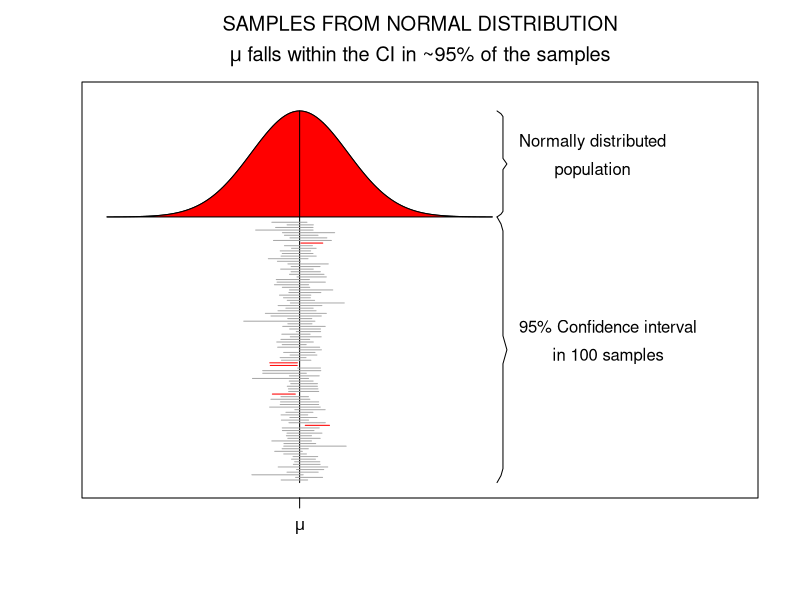
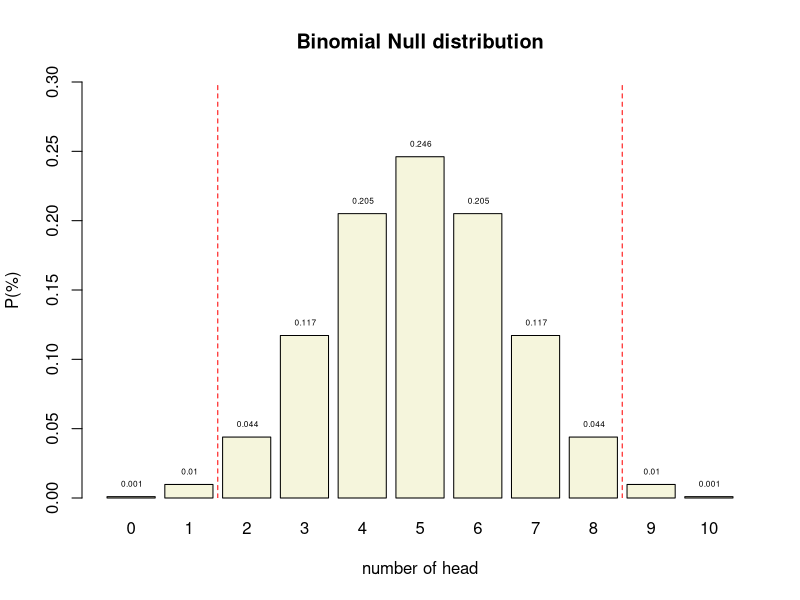
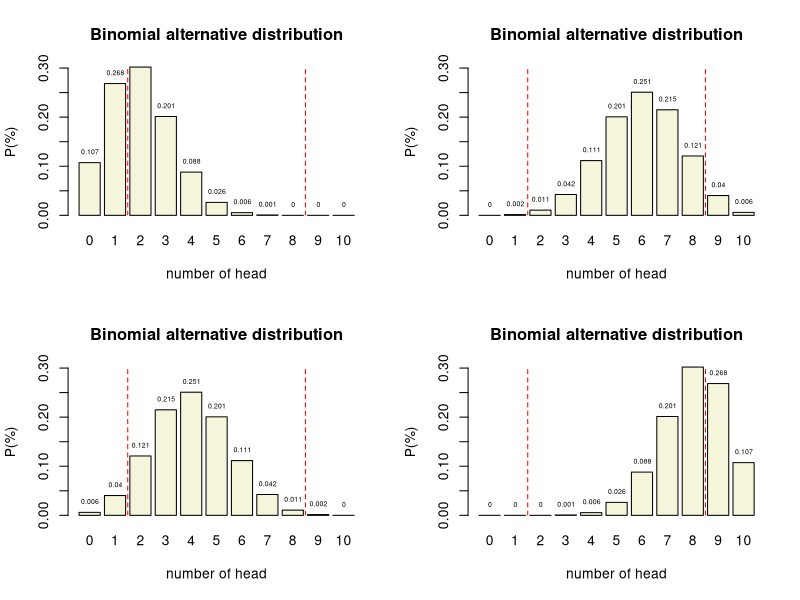
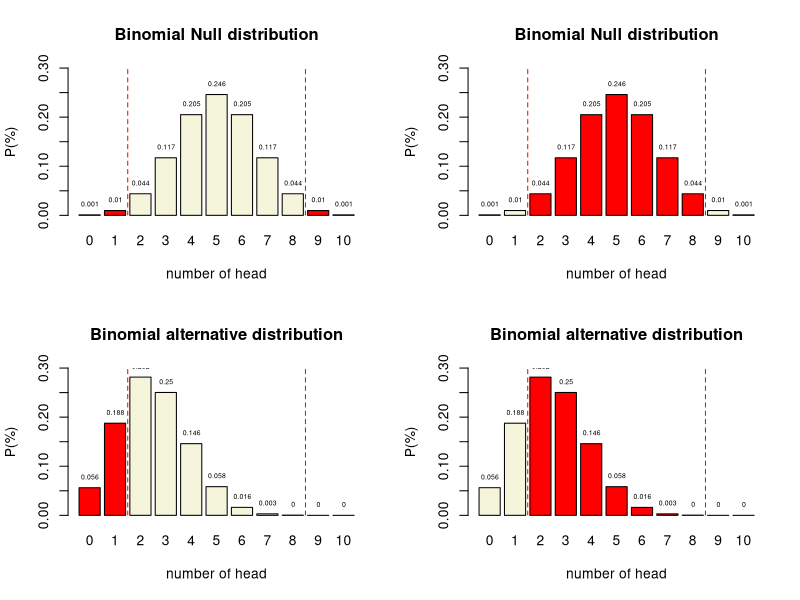
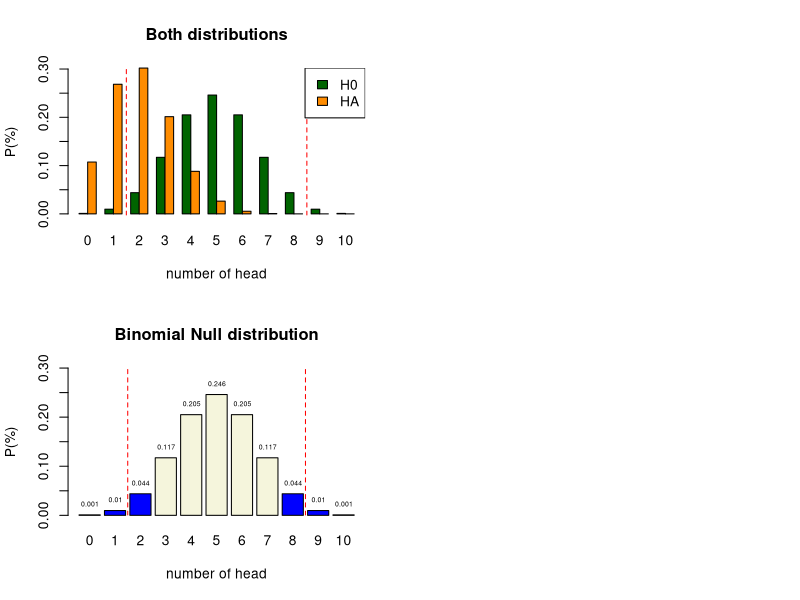
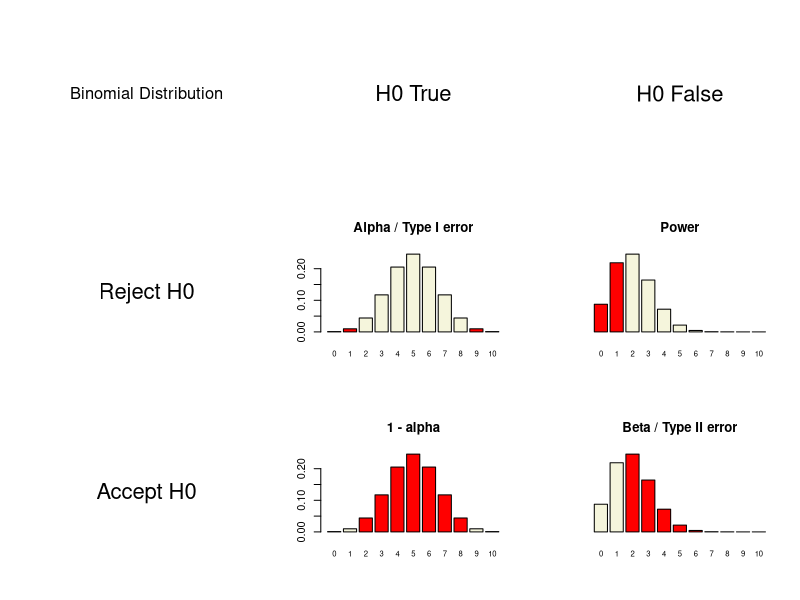

Reproduce these figures in R, in order.
## ---- chunk 1
set.seed(1548)

x  = seq(-4,4,.05) # sequence x values for normal distribution
hx = dnorm(x)      # calculate y values

title = expression(atop("SAMPLES FROM NORMAL DISTRIBUTION",paste(mu," falls within the CI in ~95% of the samples")))

plot(x,hx+1,type="l",ylim=c(0,1.45),xlim=c(-4,9), yaxt="n", xaxt="n",ylab="",xlab="",main=title, mai=c(3,1,2,1),mar=c(3,1,2,1))

# Add red area
polygon(c(x,rev(x)),c(rep(1,length(x)),hx+1),col="red",lty=1)

# Add mu line
lines(c(0,0),c(0,max(hx)+1))

# Add mu symbol to x axis
axis( 1,at=0,labels=expression(mu), cex=2 )

# Create curly braces for normal distribution 
ybracket = seq(1,max(hx)+1,length=39)
xbracket = rep(4.1,39)*c(c(1,1.02),rep(1.03,16),c(1.04,1.05,1.04),rep(1.03,16),c(1.02,1))

lines(xbracket,ybracket,col="black")

# Create curly braces for samples
ybracket = seq(0,1,length=39)
xbracket = rep(4.1,39)*c(c(1,1.02),rep(1.03,16),c(1.04,1.05,1.04),rep(1.03,16),c(1.02,1))

lines(xbracket,ybracket,col="black")

text = expression(atop("Normally distributed","population"))

text(4.1*1.06,1+(max(hx)/2), text,pos=4)

text = expression(atop("95% Confidence interval","in 100 samples","drawn from the","normal distribution"))

text(4.1*1.06,.5, text,pos=4)

# Add confidence intervals

mu  = 0
sig = 1

mu_in_ci = array() # create empty array

iterations = 100

for(i in 1:iterations) {
	
	n      = round(runif(1,10,60)) # use variable sample sizes between 10 and 60
	sample = rnorm(n,mu,sig)       # sample from normal distribution
	
	sample_mean = mean(sample)
	sample_sd   = sd(sample)
	sample_ci   = sample_sd/sqrt(n)

	sample_ci_upperbound = sample_mean + sample_ci * 1.96
	sample_ci_lowerbound = sample_mean - sample_ci * 1.96
	
	if(sample_ci_lowerbound < mu & sample_ci_upperbound > mu) {
		
		mu_in_ci[i] = 1	
		col = "darkgrey"	
		}
	else {
		mu_in_ci[i] = 0
		col = "red"
		}
    
    # plot CI lines
    lines(c(sample_ci_lowerbound,sample_ci_upperbound),rep((.98/iterations)*i,2),col=col)

	}
	
percentage = (1/iterations)*sum(mu_in_ci)
## ---- chunk 2
n = 10   # Sample size
k = 0:10 # Discrete probability space
p = .5   # Probability of head

munt = 0:1

# alle_mogelijkheden = expand.grid(munt,munt,munt,munt,munt,munt,munt,munt,munt,munt)
# 
# sommen = rowSums(alle_mogelijkheden)

# table(sommen)

permutations = factorial(n) / ( factorial(k) * factorial(n-k) )
# permutations

p_k  = p^k * (1-p)^(n-k)  # Probability of single event
p_kp = p_k * permutations # Probability of event times 
                          # the occurrence of that event
# sample = 90
# freq_munt = round(p_kp*sample)
# cbind(k,permutations,p_k,p_kp,freq_munt)

title = "Binomial Null distribution"

col=c(rep("red",2),rep("beige",7),rep("red",2))

barplot( p_kp, 
         main=title, 
         names.arg=0:10, 
         xlab="number of head", 
         ylab="P(%)", 
         col='beige',
         ylim=c(0,.3) )

abline(v = c(2.5,10.9), lty=2, col='red')

text(.6:10.6*1.2,p_kp,round(p_kp,3),pos=3,cex=.5)
## ---- chunk 3

# n = 10   # Sample size
# k = 0:10 # Discrete probability space
prob = c(.2, .4, .6, .8)  # Probability of head

layout(matrix(1:4, 2,2)) 

for(p in prob) {
permutations = factorial(n) / ( factorial(k) * factorial(n-k) )

p_k2  = p^k  * (1-p)^(n-k)  # Probability of single event
p_kp2 = p_k2 * permutations # Probability of event times 
                            # the occurrence of that event

title = "Binomial alternative distribution"

col=c(rep("red",2),rep("beige",7),rep("red",2))

barplot( p_kp2, 
         main=title, 
         names.arg=0:10, 
         xlab="number of head", 
         ylab="P(%)", 
         beside=TRUE,
         col="beige",
         ylim=c(0,.3) 
         )

abline(v = c(2.5,10.9), lty=2, col='red')

text(.6:10.6*1.2,p_kp2,round(p_kp2,3),pos=3,cex=.5)
}
## ---- chunk 4
n = 10   # Sample size
k = 0:10 # Discrete probability space
p = .5   # Probability of head

p_k  = p^k * (1-p)^(n-k)  # Probability of single event
p_kp = p_k * permutations # Probability of event times 
                          # the occurrence of that event
# sample = 90
# freq_munt = round(p_kp*sample)
# cbind(k,permutations,p_k,p_kp,freq_munt)

title = "Binomial Null distribution"

col=c(rep("red",2),rep("beige",7),rep("red",2))

barplot( p_kp, 
         main=title, 
         names.arg=0:10, 
         xlab="number of head", 
         ylab="P(%)", 
         col=col,
         ylim=c(0,.3) )

abline(v = c(2.5,10.9), lty=2, col='red')

text(.6:10.6*1.2,p_kp,round(p_kp,3),pos=3,cex=.5)
## ---- chunk 5
n = 10   # Sample size
k = 0:10 # Discrete probability space
p = .25   # Probability of head

p_k  = p^k * (1-p)^(n-k)  # Probability of single event
p_kp = p_k * permutations # Probability of event times 
                          # the occurrence of that event
# sample = 90
# freq_munt = round(p_kp*sample)
# cbind(k,permutations,p_k,p_kp,freq_munt)

title = "Binomial alternative distribution"

col=c(rep("red",2),rep("beige",7),rep("red",2))

barplot( p_kp, 
         main=title, 
         names.arg=0:10, 
         xlab="number of head", 
         ylab="P(%)", 
         col=col,
         ylim=c(0,.3) )

abline(v = c(2.5,10.9), lty=2, col='red')

text(.6:10.6*1.2,p_kp,round(p_kp,3),pos=3,cex=.5)
## ---- chunk 6
n = 10   # Sample size
k = 0:10 # Discrete probability space
p = .5   # Probability of head

p_k  = p^k * (1-p)^(n-k)  # Probability of single event
p_kp = p_k * permutations # Probability of event times 
                          # the occurrence of that event
# sample = 90
# freq_munt = round(p_kp*sample)
# cbind(k,permutations,p_k,p_kp,freq_munt)

title = "Binomial Null distribution"

col=c(rep("beige",2),rep("red",7),rep("beige",2))

barplot( p_kp, 
         main=title, 
         names.arg=0:10, 
         xlab="number of head", 
         ylab="P(%)", 
         col=col,
         ylim=c(0,.3) )

abline(v = c(2.5,10.9), lty=2, col='red')

text(.6:10.6*1.2,p_kp,round(p_kp,3),pos=3,cex=.5)
## ---- chunk 7
n = 10   # Sample size
k = 0:10 # Discrete probability space
p = .25   # Probability of head

p_k  = p^k * (1-p)^(n-k)  # Probability of single event
p_kp = p_k * permutations # Probability of event times 
                          # the occurrence of that event
# sample = 90
# freq_munt = round(p_kp*sample)
# cbind(k,permutations,p_k,p_kp,freq_munt)

title = "Binomial alternative distribution"

col=c(rep("beige",2),rep("red",7),rep("beige",2))

barplot( p_kp, 
         main=title, 
         names.arg=0:10, 
         xlab="number of head", 
         ylab="P(%)", 
         col=col,
         ylim=c(0,.3) )

abline(v = c(2.5,10.9), lty=2, col='red')

text(.6:10.6*1.2,p_kp,round(p_kp,3),pos=3,cex=.5)
## ---- chunk 8

title = "Both distributions"

colh0 = 'darkgreen'
colha = 'darkorange'

barplot( rbind(dbinom(0:10, 10, .5),
               dbinom(0:10, 10, .2)), 
         main=title, 
         names.arg=0:10, 
         xlab="number of head", 
         ylab="P(%)", 
         col = rbind(colh0,colha),
         beside=TRUE
         #legend.text = c("H0", "HA")
         )

abline(v = c(6.5,27.5), lty=2, col='red')

legend("topright", legend=c("H0","HA"), fill=c(colh0, colha))

## ---- chunk 9
n = 10   # Sample size
k = 0:10 # Discrete probability space
p = .5   # Probability of head

p_k  = p^k * (1-p)^(n-k)  # Probability of single event
p_kp = p_k * permutations # Probability of event times 
                          # the occurrence of that event
# sample = 90
# freq_munt = round(p_kp*sample)
# cbind(k,permutations,p_k,p_kp,freq_munt)

title = "Binomial Null distribution"

col=c(rep("blue",3),rep("beige",5),rep("blue",2))

barplot( p_kp, 
         main=title, 
         names.arg=0:10, 
         xlab="number of head", 
         ylab="P(%)", 
         col=col,
         ylim=c(0,.3) )

abline(v = c(2.5,10.9), lty=2, col='red')

text(.6:10.6*1.2,p_kp,round(p_kp,3),pos=3,cex=.5)
## ---- chunk 10
N     = 10  # Sample size
H0    = .5  # Probability of head under H0 50/50
HA    = .2  # Aternative expected value
alpha = .05 # Selected type I error

# Color areas red for selected alpha
area <- dbinom(0:N, N, H0) < alpha/2

col = rep("beige", N+1)
col[area] = "red"

col2 = rep("red", N+1)
col2[area] = "beige"

# Delete # to not color the plots
# col = col2  = "beige"

layout(matrix(1:9,3,3, byrow=T))

plot.new()
text(0.5,0.5,"Binomial Distribution",cex=1.5)
# text(0.5,0.1,paste("N:",N),cex=1.5)

plot.new()
text(0.5,0.5,"H0 True",cex=2)

plot.new()
text(0.5,0.5,"H0 False",cex=2)

plot.new()
text(0.5,0.5,"Reject H0",cex=2)

barplot(dbinom(0:N,N, H0), 
        col  = col, 
        # yaxt = 'n', 
        main = 'Alpha / Type I error', 
        names.arg = 0:N, 
        cex.names = 0.7)

barplot(dbinom(0:N,N, HA), 
        col  = col, 
        yaxt = 'n', 
        main = 'Power', 
        names.arg = 0:N, 
        cex.names = 0.7)

plot.new()
text(0.5,0.5,"Accept H0",cex=2)

barplot(dbinom(0:N,N, H0), 
        col  = col2, 
        # yaxt = 'n', 
        main = '1 - alpha', 
        names.arg = 0:N, 
        cex.names = 0.7)

barplot(dbinom(0:N,N, HA), 
        col  = col2, 
        yaxt = 'n', 
        main = 'Beta / Type II error', 
        names.arg = 0:N, 
        cex.names = 0.7)
